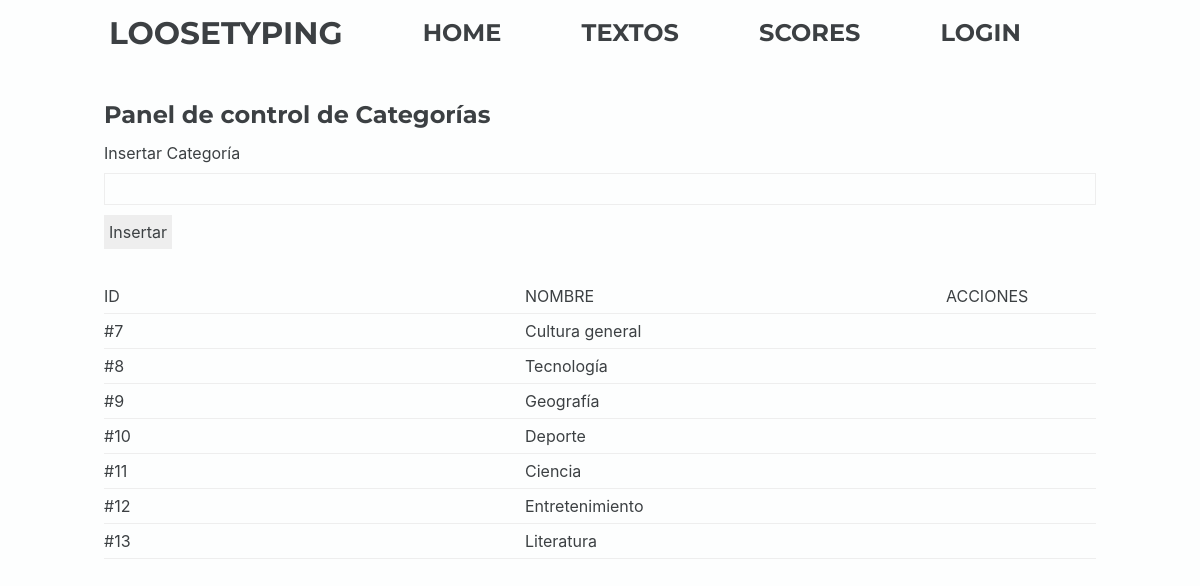
Screenshot of /views/panelcategorias.php with the database file from the repository.
### tables this page shows
CREATE TABLE `categorias` (
  `id` int(11) NOT NULL,
  `nom_cat` varchar(50) DEFAULT NULL
);

### public_html/private/model/dao/daoCategory.php (called while the page is built, shortened)
<?php
class DaoCategory
{
    public static function getAllCategorys()
    {
        $db= DbConnection::getInstance();
        $query = "SELECT * from categorias";
        $commit=$db->prepare($query);
        $commit->execute();
        $arr=$commit->fetchAll();
        return $arr;
    }
}

### public_html/private/model/category.php (the view, shortened to what this page needs)
<?php
include_once("dao/daoCategory.php");
class Category
{
    private $id;
    private $name;
    public function __construct($id="", $name="")
    {
        $this->id=$id;
        $this->name=$name;
    }
    public static function getAllCategorys()
    {
        $daoResult = DaoCategory::getAllCategorys();
        $categorys = array();
        foreach ($daoResult as $daoCategory) {
            array_push($categorys, new Category($daoCategory['id'], $daoCategory['nom_cat']));
        }
        return $categorys;
    }
    public function imprimir()
    {
        $rand=rand(0, 100000);
        $html="";
        $html.="<div id='{$rand}' class='record-row'>";
        $html.="<div class='record-data'>#".$this->id."</div>";
        $html.="<div class='record-data'>".$this->name."</div>";
        $html.="<div class='record-data'><span onclick='deleteCategory({$rand}, {$this->id})'  class='ec ec-negative-squared-cross-mark'></span><a class='no-decor' href='actualizarcategoria.php?category={$this->id}'><span class='ec ec-currency-exchange'></span>
        </a>
        </div>";
        $html.="</div>";
        return $html;
    }
}

### public_html/views/panelcategorias.php (shortened to what this page needs)
<?php
include("../private/model/category.php");
$categorys = Category::getAllCategorys();
?>
<!DOCTYPE html>
<html lang='es' dir='ltr'>
<head>
    <link rel="stylesheet" href="../css/reboot.css">
    <?php include "../includes/general-head.php" ?>
</head>
<body>
    <main>
        <?php include "../includes/nav.php";?>
        <section>
            <h1>Panel de control de Categorías</h1>
            <div id="ins-category">
                <form action="">
                    <ul class="tb-no-decor">
                        <li class="li-label-input"><label for="category">Insertar Categoría</label><input
                                name="category" type="text"></li>
                        <li><input type="button" onclick='processCategory()' value="Insertar" class="button"></li>
                    </ul>
                </form>
            </div>
            <div>
                <div class="record-header">
                    <div class="record-data">ID</div>
                    <div class="record-data">NOMBRE</div>
                    <div class="record-data">ACCIONES</div>
                </div>
                <?php
            foreach ($categorys as $category) {
                echo $category->imprimir();
            }
            ?>
            </div>
        </section>
    </main>
</body>
</html>

### public_html/css/reboot.css (style rules this page uses)
*, *::before, *::after { box-sizing: border-box; }
html { font-family: sans-serif; line-height: 1.15; -webkit-text-size-adjust: 100%; -ms-text-size-adjust: 100%; -ms-overflow-style: scrollbar; -webkit-tap-highlight-color: transparent; }
article, aside, dialog, figcaption, figure, footer, header, hgroup, main, nav, section { display: block; }
body { margin: 0; font-family: -apple-system, BlinkMacSystemFont, "Segoe UI", Roboto, "Helvetica Neue", Arial, sans-serif, "Apple Color Emoji", "Segoe UI Emoji", "Segoe UI Symbol"; font-size: 1rem; font-weight: normal; line-height: 1.5; color: #212529; text-align: left; background-color: #fff; }
h1, h2, h3, h4, h5, h6 { margin-top: 0; margin-bottom: 0.5rem; }
ol, ul, dl { margin-top: 0; margin-bottom: 1rem; }
a, area, button, [role="button"], input:not([type="range"]), label, select, summary, textarea { -ms-touch-action: manipulation; touch-action: manipulation; }
label { display: inline-block; margin-bottom: 0.5rem; }
input, button, select, optgroup, textarea { margin: 0; font-family: inherit; font-size: inherit; line-height: inherit; }
button, input { overflow: visible; }
button, html [type="button"], [type="reset"], [type="submit"] { -webkit-appearance: button; }

### public_html/css/general.css (style rules this page uses)
* { color: #3c4043; }
body { background-color: #fdfefe; }
h1, h2, h3, h4 { font-family: "Montserrat", sans-serif; font-weight: bold; color: #3c4043; }
section { max-width: 992px; margin: 0 auto; padding: 30px 0 0 0; }
input[type="text"], input[type="email"], input[type="password"] { border: 1px solid #eee; color: #3c4043; background-color: #fdfefe; padding: 3px 7px 3px; }
input[type="button"], input[type="submit"], button { background-color: #eee; border: none; padding: 5px; }
.record-header { margin: 30px 0 0 0; border-bottom: 1px solid #eee; padding: 5px 0; display: flex; justify-content: space-between; }
.record-row, .user-div { border-bottom: 1px solid #eee; padding: 5px 0; display: flex; justify-content: space-between; }
.record-data { width: 150px; }
.button { padding: 5px 10px; background-color: #eee; border: none; color: #3c4043; }
.tb-no-decor { list-style-type: none; padding: 0; }
.li-label-input { display: flex; flex-direction: column; margin-bottom: 10px; }

### public_html/css/darkmode.css (style rules this page uses)
* { color: #fdfefe; }
body { background-color: #3c4043; }
h1, h2, h3, h4, p, span { color: #fdfefe; }
input[type="text"], input[type="email"], input[type="password"] { border: 1px solid #707b7c; color: #fdfefe; background-color: #3c4043; }
input[type="button"], input[type="submit"], button { background-color: #707b7c; border: none; }
.button { padding: 5px 10px; color: #fdfefe; border: none; background-color: #707b7c; }

### rows the page displays
categorias: id "7", nom_cat "Cultura general"
categorias: id "8", nom_cat "Tecnología"
categorias: id "9", nom_cat "Geografía"
categorias: id "10", nom_cat "Deporte"
categorias: id "11", nom_cat "Ciencia"
categorias: id "12", nom_cat "Entretenimiento"
categorias: id "13", nom_cat "Literatura"
